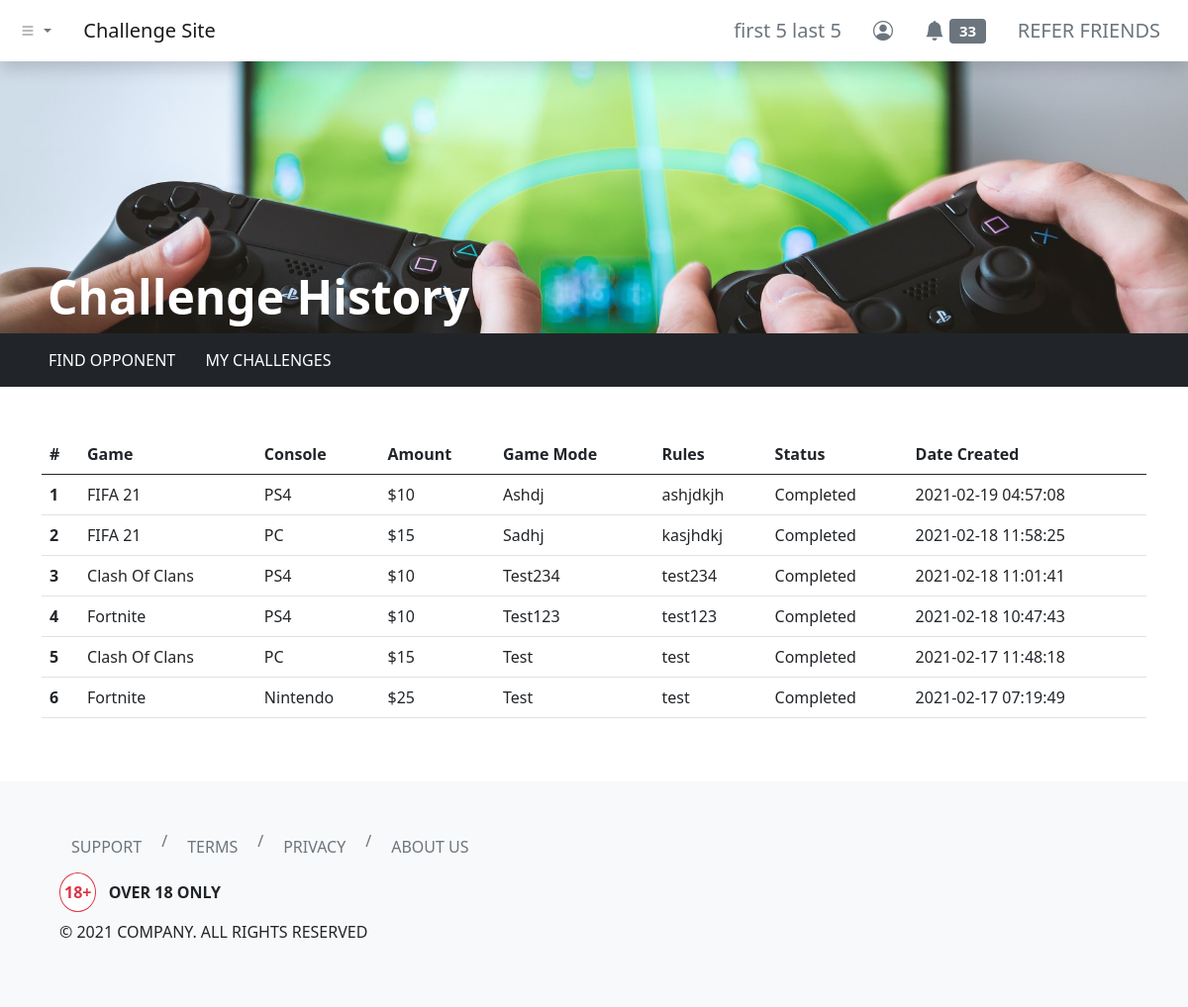
Page /dashboard/challenges/history/index.php (signed in) on the committed database.
### tables this page shows
CREATE TABLE `users` (
  `id` int(11) NOT NULL,
  `username` varchar(255) NOT NULL,
  `first_name` varchar(255) NOT NULL,
  `last_name` varchar(255) NOT NULL,
  `email` varchar(255) NOT NULL,
  `user_password` varchar(255) NOT NULL,
  `balance` decimal(65,30) UNSIGNED NOT NULL DEFAULT 0.000000000000000000000000000000,
  `skill_points` int(11) NOT NULL
);

CREATE TABLE `challenges_log` (
  `challenge_id` int(11) NOT NULL,
  `challenge_by` int(11) NOT NULL,
  `game` varchar(255) NOT NULL,
  `console` varchar(255) NOT NULL,
  `amount` int(11) NOT NULL,
  `game_mode` varchar(255) NOT NULL,
  `rules` text NOT NULL,
  `status` varchar(255) NOT NULL DEFAULT 'open',
  `comments` text NOT NULL,
  `created_timestamp` timestamp NOT NULL DEFAULT current_timestamp(),
  `accepted_by` int(11) DEFAULT NULL,
  `accepted_timestamp` timestamp NULL DEFAULT NULL,
  `challenge_date` date DEFAULT NULL,
  `challenge_time` time DEFAULT NULL,
  `confirmed_timestamp` timestamp NULL DEFAULT NULL,
  `cancelled_timestamp` timestamp NULL DEFAULT NULL,
  `reset_timestamp` timestamp NULL DEFAULT NULL,
  `reopen_timestamp` timestamp NULL DEFAULT NULL,
  `challenge_by_claimed_result` varchar(255) NOT NULL,
  `accepted_by_claimed_result` varchar(255) NOT NULL,
  `challenge_by_claim_timestamp` timestamp NULL DEFAULT NULL,
  `accepted_by_claim_timestamp` timestamp NULL DEFAULT NULL,
  `end_timestamp` timestamp NULL DEFAULT NULL
);

### dashboard/challenges/history/index.php (the view)
<?php
include '../../../header.php';
?>
<link rel="stylesheet" href="./index.css">
<div class="hero d-flex align-items-end">
    <h1 class="ms-5 text-white display-5 fw-bold">Challenge History</h1>
</div>
<div class="container-fluid bg-dark py-2">
    <div class="row">
        <div class="col mx-4">
            <a class="btn btn-dark text-uppercase" href="../../find-opponent" role="button">Find Opponent</a>
            <a class="btn btn-dark text-uppercase" href="../" role="button">My Challenges</a>
        </div>
    </div>
</div>
<div class="container my-5">
    <div class="row">
        <div class="col">
            <table class="table">
                <thead>
                    <tr>
                        <th scope="col">#</th>
                        <th scope="col">Game</th>
                        <th scope="col">Console</th>
                        <th scope="col">Amount</th>
                        <th scope="col">Game Mode</th>
                        <th scope="col">Rules</th>
                        <th scope="col">Status</th>
                        <th scope="col">Date Created</th>
                    </tr>
                </thead>
                <tbody>
                    <?php
                    include_once '../../../php-apis/db-config.php';
                    $user_id = $_SESSION['id'];
                    $sql = "SELECT * FROM challenges_log WHERE challenge_by = $user_id AND status = 'completed' ORDER BY created_timestamp DESC";
                    $result = mysqli_query($conn, $sql);
                    if (mysqli_num_rows($result) > 0) {
                        $count = 1;
                        while ($row = mysqli_fetch_assoc($result)) {
                    ?>
                            <tr>
                                <th scope="row"><?php echo $count; ?></th>
                                <td><?php echo (($row['game'] === 'fifa_21') ? (strtoupper(str_replace("_", " ", $row['game']))) : (ucwords(str_replace("_", " ", $row['game'])))); ?></td>
                                <td><?php echo (($row['console'] === 'ps4' || $row['console'] === 'pc') ? (strtoupper($row['console'])) : (ucwords($row['console']))); ?></td>
                                <td><?php echo '$' . $row['amount']; ?></td>
                                <td class="text-capitalize"><?php echo $row['game_mode']; ?></td>
                                <td><?php echo $row['rules']; ?></td>
                                <td class="text-capitalize"><?php echo $row['status']; ?></td>
                                <td><?php echo $row['created_timestamp']; ?></td>
                            </tr>
                        <?php
                            $count++;
                        }
                    } else {
                        ?>
                        <tr>
                            <td colspan="8" class="text-center text-danger">No Completed Challenges</td>
                        </tr>
                    <?php } ?>
                </tbody>
            </table>
        </div>
    </div>
</div>
<?php
include '../../../footer.php';
?>

### header.php (shortened to what this page needs)
<?php
function urlPrefix()
{
    if (basename(getcwd()) === basename(__DIR__)) {
        return './';
    } elseif (basename(dirname(getcwd())) === basename(__DIR__)) {
        return '../';
    } elseif (basename(dirname(dirname(getcwd()))) === basename(__DIR__)) {
        return '../../';
    } elseif (basename(dirname(dirname(dirname(getcwd())))) === basename(__DIR__)) {
        return '../../../';
    } else {
        return './';
    }
}
?>
<!DOCTYPE html>
<html lang="en">
<head>
    <link href="https://cdn.jsdelivr.net/npm/bootstrap@5.0.0-beta2/dist/css/bootstrap.min.css" rel="stylesheet">
    <link rel="stylesheet" href="https://cdn.jsdelivr.net/npm/bootstrap-icons@1.3.0/font/bootstrap-icons.css">
</head>
<body>
    <nav class="navbar navbar-expand-sm navbar-light bg-white shadow">
        <div class="container-fluid">
            <ul class="navbar-nav me-4">
                <li class="nav-item dropdown">
                    <a class="nav-link dropdown-toggle" href="#" id="navbarDropdownMenuLink" role="button" data-bs-toggle="dropdown" aria-expanded="false">
                        <i class="bi bi-list"></i>
                    </a>
                </li>
            </ul>
            <a class="navbar-brand" href="<?php echo urlPrefix(); ?>">Challenge Site</a>
            <div class="collapse navbar-collapse" id="navbarNavDropdown">
                <ul class="navbar-nav ms-auto">
                    <?php if (isset($_SESSION['id'])) { ?>
                        <li class="nav-item">
                            <a class="btn btn-lg btn-outline-secondary border-0" aria-current="page" href="<?php echo urlPrefix() . 'dashboard/profile/'; ?>">
                                <?php
                                include_once urlPrefix() . 'php-apis/db-config.php';
                                $user_id = $_SESSION['id'];
                                $sql = "SELECT * FROM users WHERE id=$user_id";
                                $result = mysqli_query($conn, $sql);
                                if (mysqli_num_rows($result) > 0) {
                                    while ($row = mysqli_fetch_assoc($result)) {
                                        echo $row['first_name'] . ' ' . $row['last_name'];
                                    }
                                } else {
                                    header("Location: " . urlPrefix() . "php-apis/logout.php");
                                    die();
                                }
                                ?>
                            </a>
                        </li>
                        <li class="nav-item">
                            <a class="btn btn-lg btn-outline-secondary border-0" aria-current="page" href="<?php echo urlPrefix() . 'dashboard/profile/'; ?>"><i class="bi bi-person-circle"></i></a>
                        </li>
                        <li class="nav-item">
                            <a class="btn btn-lg btn-outline-secondary border-0" aria-current="page" href="<?php echo urlPrefix() . 'dashboard/notifications/'; ?>">
                                <i class="bi bi-bell-fill"></i>
                                <span class="badge bg-secondary">
                                    <?php
                                    $sql2 = "SELECT COUNT(*) AS unread_notifs FROM notifications WHERE notif_for = $user_id AND notif_status = 'unread'";
                                    $result2 = mysqli_query($conn, $sql2);
                                    if (mysqli_num_rows($result2) > 0) {
                                        while ($row2 = mysqli_fetch_assoc($result2)) {
                                            echo $row2['unread_notifs'];
                                        }
                                    } else {
                                        echo "0";
                                    }
                                    ?>
                                </span>
                            </a>
                        </li>
                        <li class="nav-item">
                            <a class="btn btn-lg btn-outline-secondary border-0" aria-current="page" href="<?php echo urlPrefix() . 'dashboard/refer/'; ?>">REFER FRIENDS</a>
                        </li>
                    <?php } else { ?>
                        <li class="nav-item">
                            <a class="btn btn-lg btn-outline-secondary border-0" aria-current="page" href="<?php echo urlPrefix() . 'login/'; ?>">ENTER</a>
                        </li>
                    <?php } ?>
                </ul>
            </div>
        </div>
    </nav>

### dashboard/challenges/history/index.css (style rules this page uses)
.hero { background-image: url('../../../images/jeshoots-com-eCktzGjC-iU-unsplash.jpg'); background-position: center; background-repeat: no-repeat; background-size: cover; min-height: 275px; }

### rows in the picture
users: first_name "first 5", last_name "last 5"
challenges_log: game "FIFA 21", console "PS4", amount "10", game_mode "Ashdj", rules "ashjdkjh", status "Completed", created_timestamp "2021-02-19 04:57:08"
challenges_log: game "FIFA 21", console "PC", amount "15", game_mode "Sadhj", rules "kasjhdkj", status "Completed", created_timestamp "2021-02-18 11:58:25"
challenges_log: game "Clash Of Clans", console "PS4", amount "10", game_mode "Test234", rules "test234", status "Completed", created_timestamp "2021-02-18 11:01:41"
challenges_log: game "Fortnite", console "PS4", amount "10", game_mode "Test123", rules "test123", status "Completed", created_timestamp "2021-02-18 10:47:43"
challenges_log: game "Clash Of Clans", console "PC", amount "15", game_mode "Test", rules "test", status "Completed", created_timestamp "2021-02-17 11:48:18"
challenges_log: game "Fortnite", console "Nintendo", amount "25", game_mode "Test", rules "test", status "Completed", created_timestamp "2021-02-17 07:19:49"

### other values in the picture
$row2['unread_notifs'] "33"
